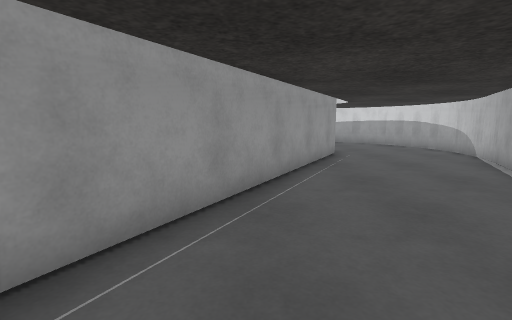
View 1 (above)

16 first-person views from a walk through a Gazebo world. The camera is 1.2 m above the floor, tilts 8° down and sees 85° across. The floor is counted in squares, 1 m on a side. Each view is taken from the middle of a square. On the plan, view 1 faces up. The plan holds only what a view shows up to about 12 squares ahead; the rest is blank. Surface patterns are stand-ins for the level's own textures.

View 2
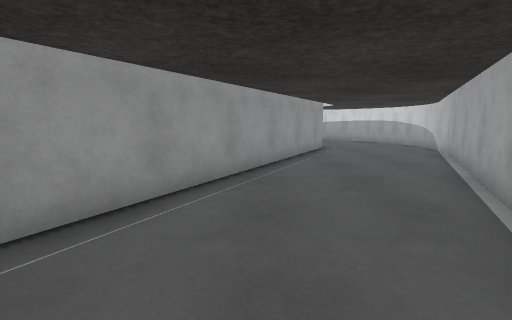

View 3
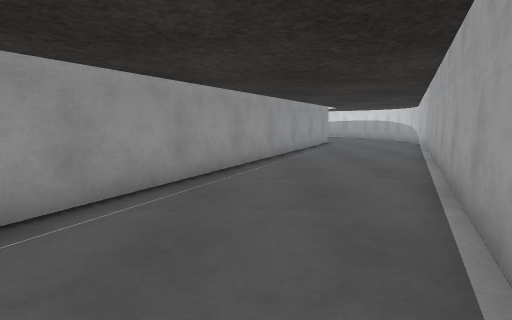

View 4
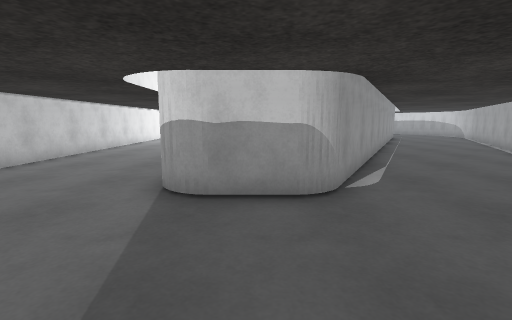

View 5
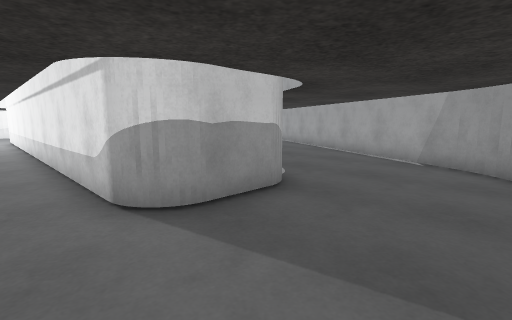

View 6
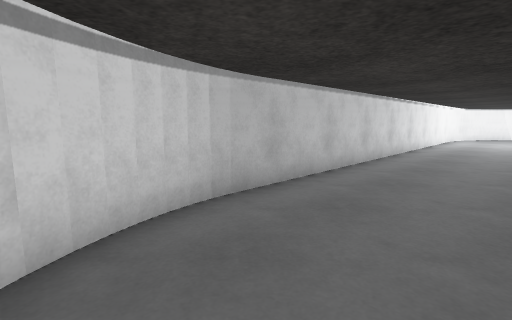

View 7
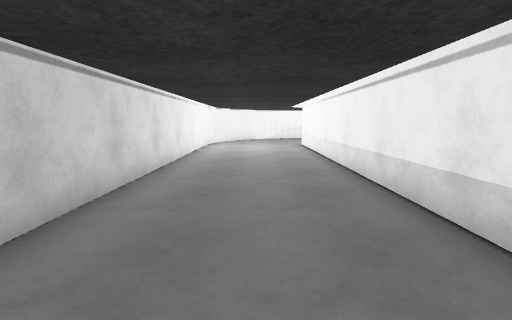

View 8
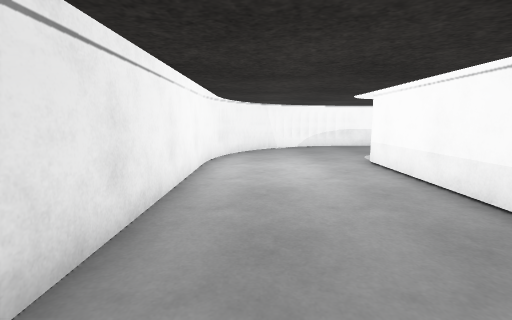

View 9
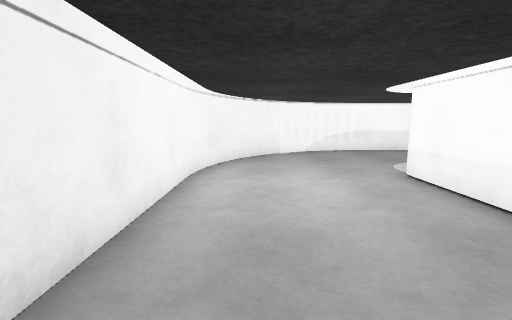

View 10
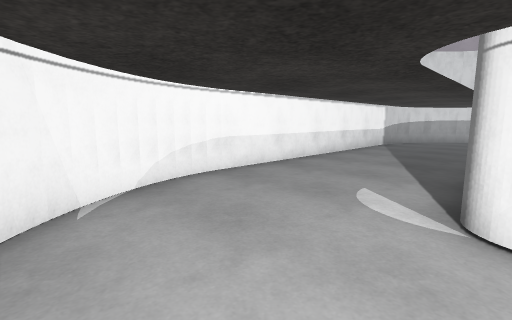

View 11
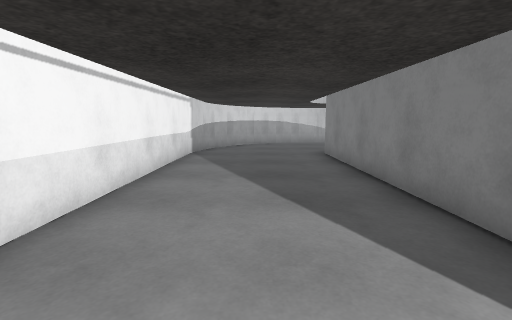

View 12
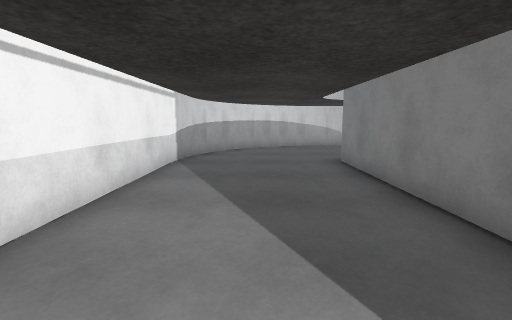

View 13
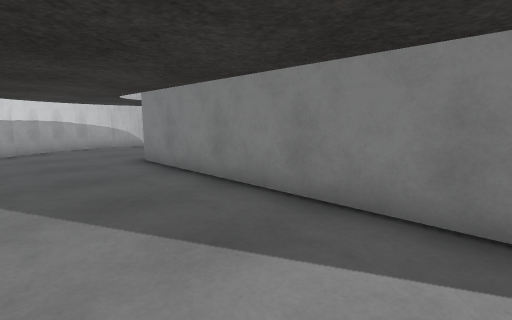

View 14
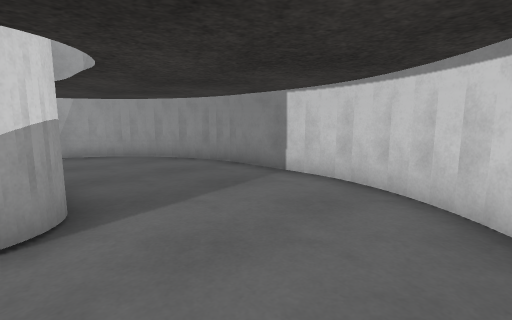

View 15
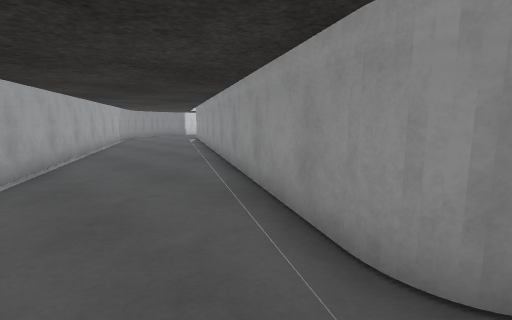

View 16
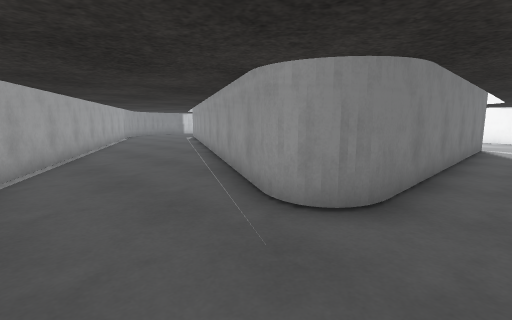

### Floor plan
Points are (right, up) in squares from view 1. A wall is a line through its corners. A room is listed if a view was taken in it or the views show most of it. See-through windows are left out.
Room 1 (views 1, 2, 3, 4, 5, 6, 7, 8, 9, 10, 11, 12, 13, 14, 15, 16)
walls: (-8.1, 11.5) (2, 11.5); (-13.3, 12.2) (-13.5, 11.2) (-13.5, -5.6); (-12.9, 13.4) (-13.4, 12); (-8.7, -4.9) (-8.7, 10.9); (-12.1, 14.5) (-12.4, 14.1); (-11.1, 15.5) (-12.3, 14.3) (-12.9, 13.3); (-10.3, 15.9) (-11.1, 15.4); (-6.2, -5.7) (-7.9, -5.7); (-9.5, 16.2) (-10.4, 15.8); (-8.6, 16.4) (-9.6, 16.2); (-13.5, -5.5) (-13.3, -6.3); (-8.1, 16.5) (-8.7, 16.4); (-13.4, -6.3) (-13.1, -7.1) (-12.6, -8.1); (2.8, 10.1) (-5.6, -5.4); (-11.9, -8.8) (-11, -9.6); (-11.1, -9.5) (-10.2, -10); (-1.8, -7.9) (7.1, 8.3); (-10.3, -9.9) (-9.5, -10.2) (-8.6, -10.3); (-2.4, -8.7) (-1.8, -8); (-8.7, -10.3) (-5.9, -10.3) (-5.3, -10.2); (-2.9, -9.1) (-2.3, -8.6); (-3.3, -9.4) (-2.8, -9); (-4.4, -10) (-3.5, -9.5); (-5.4, -10.3) (-4.8, -10.1); (-4.9, -10.2) (-4.2, -9.9); (2.4, 16.5) (-8.2, 16.5); (7.1, 8.4) (7.4, 9.2); (3.3, 16.3) (2.3, 16.5); (7.4, 9.1) (7.6, 10.5) (7.6, 11.2); (4.6, 15.8) (3.1, 16.4); (5.3, 15.4) (4.4, 15.9); (7.6, 11.1) (7.4, 12.6); (6.3, 14.4) (5.2, 15.4); (7.4, 12.4) (7, 13.4); (7.1, 13.2) (6.2, 14.5)

Where each view was taken, in squares from view 1:
view 1: 0 up, 0 right, facing up
view 2: 2 down, 0 right, facing up
view 3: 5 down, 1 left, facing up
view 4: 10 down, 7 left, facing up
view 5: 9 down, 10 left, facing up-right
view 6: 8 down, 10 left, facing up-left
view 7: 3 down, 11 left, facing up
view 8: 3 up, 12 left, facing up
view 9: 5 up, 12 left, facing up
view 10: 11 up, 12 left, facing up-right
view 11: 14 up, 8 left, facing right
view 12: 14 up, 6 left, facing right
view 13: 15 up, 6 left, facing down-right
view 14: 5 down, 12 left, facing down-right
view 15: 11 up, 5 right, facing down-left
view 16: 13 up, 6 right, facing down-left
